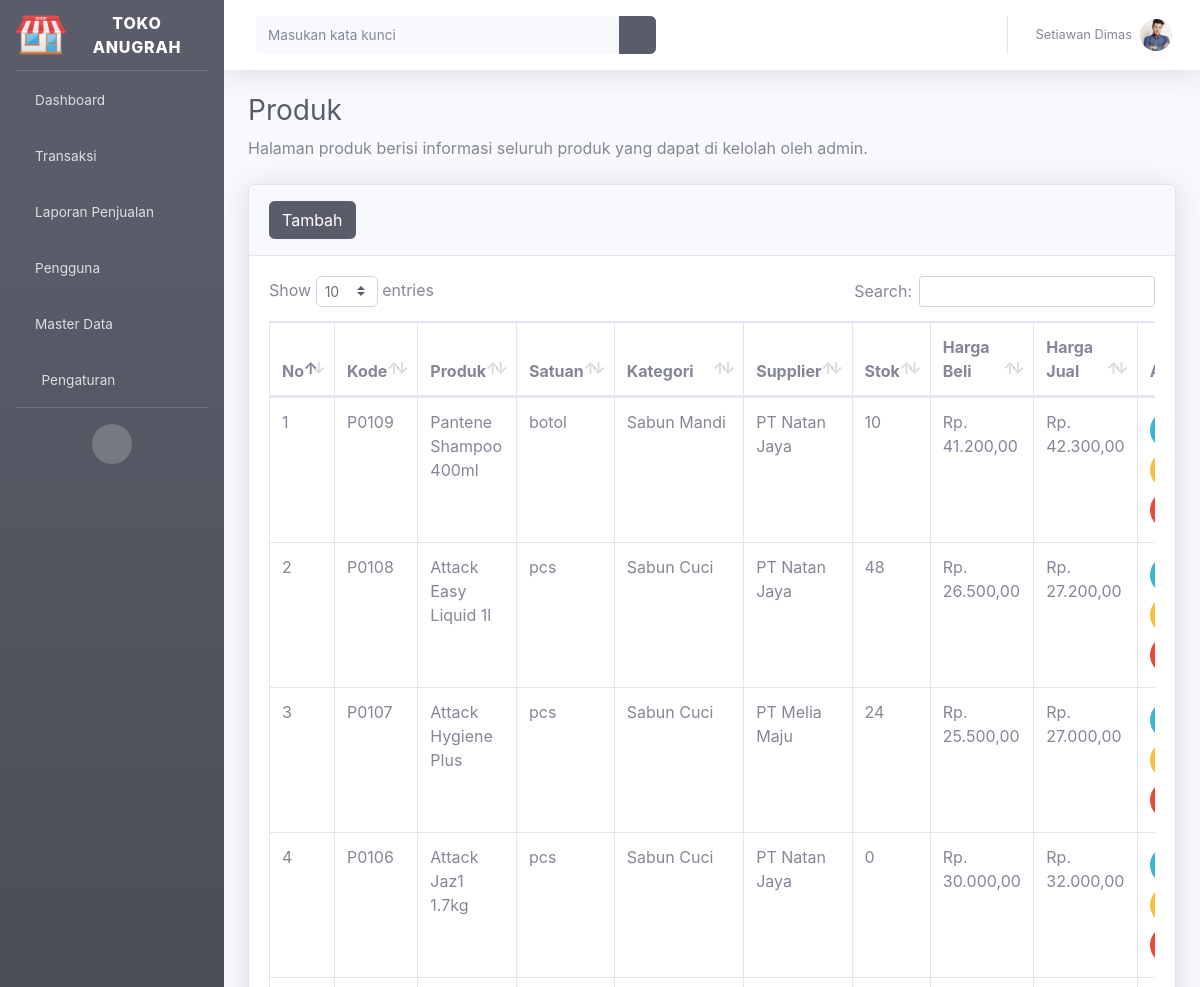
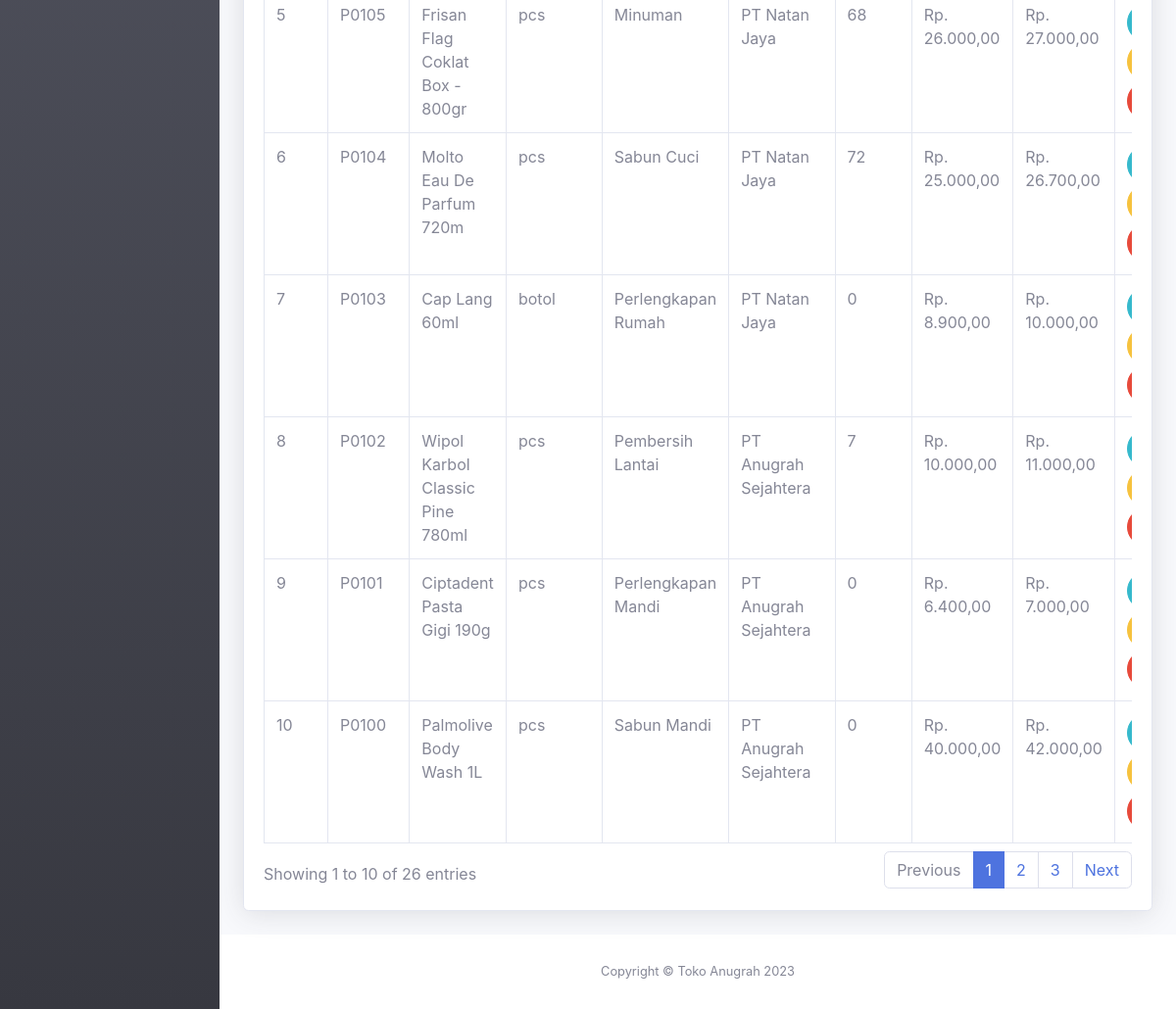
Page /index.php?page=produk (signed in) on the committed database (2 pictures, top to bottom).
### tables this page shows
CREATE TABLE `profil_aplikasi` (
  `id` int(11) NOT NULL,
  `nama_aplikasi` varchar(30) NOT NULL,
  `alamat` varchar(100) NOT NULL,
  `no_telp` char(14) NOT NULL,
  `website` varchar(50) NOT NULL,
  `logo` varchar(100) NOT NULL
);

CREATE TABLE `pengguna` (
  `id_pengguna` int(11) NOT NULL,
  `kode_pengguna` char(9) NOT NULL,
  `nama_pengguna` varchar(50) NOT NULL,
  `email` varchar(35) NOT NULL,
  `no_telp` char(14) NOT NULL,
  `foto` varchar(100) NOT NULL,
  `username` varchar(50) NOT NULL,
  `password` varchar(500) NOT NULL,
  `level` varchar(10) NOT NULL,
  `status` int(11) NOT NULL
);

CREATE TABLE `produk` (
  `id_produk` int(11) NOT NULL,
  `kode_produk` char(9) NOT NULL,
  `nama_produk` varchar(50) NOT NULL,
  `satuan` varchar(5) NOT NULL,
  `kategori_produk` int(11) NOT NULL,
  `stok_produk` int(11) NOT NULL,
  `supplier` int(11) NOT NULL,
  `harga_beli` int(11) NOT NULL,
  `harga_jual` int(11) NOT NULL,
  `keterangan_produk` text NOT NULL,
  `tanggal_produk` date NOT NULL,
  `gambar_produk` varchar(500) NOT NULL
);

CREATE TABLE `kategori_produk` (
  `id_kt_produk` int(11) NOT NULL,
  `nama_kt_produk` varchar(50) NOT NULL
);

CREATE TABLE `supplier` (
  `id_supplier` int(11) NOT NULL,
  `kode_supplier` char(9) NOT NULL,
  `nama_supplier` varchar(50) NOT NULL,
  `no_telp` char(14) NOT NULL,
  `alamat_supplier` varchar(100) NOT NULL,
  `status` int(11) NOT NULL
);

### page/produk/index.php (the view, shortened to what this page needs)
<div class="container-fluid">
<h1 class="h3 mb-2 text-gray-800">Produk</h1>
<p class="mb-4">Halaman produk berisi informasi seluruh produk yang dapat di kelolah oleh admin.</p>
<div class="card shadow mb-4">
  <div class="card-header py-3">
    <button class="btn-tambah btn btn-dark btn-icon-split" data-toggle="modal" data-target="#myModal"><span class="text">Tambah</span></button>
  </div>
  <div class="card-body">
    <div class="table-responsive">
      <table class="table table-bordered" id="dataTable" width="100%" cellspacing="0">
        <thead>
          <tr>
            <th>No</th>
            <th>Kode</th>
            <th>Produk</th>
            <th>Satuan</th>
            <th>Kategori</th>
            <th>Supplier</th>
            <th>Stok</th>
            <th>Harga Beli</th>
            <th>Harga Jual</th>
            <th width="13%">Aksi</th>
          </tr>
        </thead>
        <tbody>
            <?php
                include 'config/database.php';
                $sql="select * from produk p left join kategori_produk k on k.id_kt_produk=p.kategori_produk left join supplier s on s.id_supplier=p.supplier order by id_produk desc";
                $hasil=mysqli_query($kon,$sql);
                $no=0;
                while ($data = mysqli_fetch_array($hasil)):
                $no++;
            ?>
            <tr>
                <td><?php echo $no; ?></td>
                <td><?php echo $data['kode_produk']; ?></td>
                <td><?php echo $data['nama_produk']; ?></td>
                <td><?php echo $data['satuan']; ?></td>
                <td><?php echo $data['nama_kt_produk']; ?></td>
                <td><?php echo $data['nama_supplier']; ?></td>
                <td><?php echo $data['stok_produk']; ?></td>
                <td>Rp. <?php echo number_format($data['harga_beli'],2,',','.'); ?></td>
                <td>Rp. <?php echo number_format($data['harga_jual'],2,',','.'); ?></td>
                <td>
                    <button class="btn-gambar btn btn-info btn-circle" id_produk="<?php echo $data['id_produk']; ?>"  kode_produk="<?php echo $data['kode_produk']; ?>"  data-toggle="tooltip" title="Lihat gambar" data-placement="top"><i class="fas fa-image"></i></button>
                    <button class="btn-edit btn btn-warning btn-circle" id_produk="<?php echo $data['id_produk']; ?>"  kode_produk="<?php echo $data['kode_produk']; ?>" data-toggle="tooltip" title="Edit Produk" data-placement="top"><i class="fas fa-edit"></i></button>
                    <button class="btn-hapus btn btn-danger btn-circle"  id_produk="<?php echo $data['id_produk']; ?>"  kode_produk="<?php echo $data['kode_produk']; ?>" gambar_produk="<?php echo $data['gambar_produk']; ?>" data-toggle="tooltip" title="Hapus Produk" data-placement="top"><i class="fas fa-trash"></i></button>
                </td>
            </tr>
            <?php endwhile; ?>
        </tbody>
      </table>
    </div>
  </div>
</div>
</div>

### index.php (shortened to what this page needs)
<?php
  include 'config/database.php';
  $hasil=mysqli_query($kon,"select * from profil_aplikasi order by nama_aplikasi desc limit 1");
  $data = mysqli_fetch_array($hasil);
?>
<!DOCTYPE html>
<html lang="en">
<head>
  <link href="assets/vendor/fontawesome-free/css/all.min.css" rel="stylesheet" type="text/css">
  <link href="assets/font/font.css" rel="stylesheet">
  <link href="assets/css/sb-admin-2.min.css" rel="stylesheet">
  <link href="assets/vendor/datatables/dataTables.bootstrap4.min.css" rel="stylesheet">
  <link rel="stylesheet" href="assets/plugin/datepicker/css/datepicker.css">
</head>
<body>
  <div id="wrapper">
    <ul class="navbar-nav bg-gradient-dark sidebar sidebar-dark accordion" id="accordionSidebar">
      <a class="sidebar-brand d-flex align-items-center justify-content-center" href="#">
        <div class="sidebar-brand-icon">
          <img src="page/aplikasi/logo/<?php echo $data['logo']; ?>" width="50px" alt="brand"/>
        </div>
        <div class="sidebar-brand-text mx-3"><?php echo $data['nama_aplikasi'];?></div>
      </a>
      <hr class="sidebar-divider my-0">
      <li class="nav-item">
        <a class="nav-link" href="index.php?page=dashboard">
        <i class="fas fa-home"></i>
          <span>Dashboard</span></a>
      </li>
      <li class="nav-item">
        <a class="nav-link collapsed" href="#" data-toggle="collapse" data-target="#transaksi" aria-expanded="true" aria-controls="collapseTwo">
        <i class="fas fa-shopping-cart"></i>
          <span>Transaksi</span>
        </a>
      </li>
      <?php if ($_SESSION["level"]=="Admin" || $_SESSION["level"]=="Manajer"): ?>
      <li class="nav-item">
        <a class="nav-link collapsed" href="#" data-toggle="collapse" data-target="#laporan" aria-expanded="true" aria-controls="collapseTwo">
        <i class="fas fa-book"></i>
          <span>Laporan Penjualan</span>
        </a>
      </li>
      <?php endif; ?>
      <?php if ($_SESSION["level"]=="Admin"): ?>
      <li class="nav-item">
        <a class="nav-link collapsed" href="#" data-toggle="collapse" data-target="#pengguna" aria-expanded="true" aria-controls="collapseTwo">
        <i class="fas fa-users"></i>
          <span>Pengguna</span>
        </a>
      </li>
      <li class="nav-item">
        <a class="nav-link collapsed" href="#" data-toggle="collapse" data-target="#master_data" aria-expanded="true" aria-controls="collapseTwo">
        <i class="fas fa-database"></i>
          <span>Master Data</span>
        </a>
      </li>
      <?php endif; ?>
      <?php if ($_SESSION["level"]=="Admin"): ?>
      <li class="nav-item">
        <a class="nav-link collapsed" href="#" data-toggle="collapse" data-target="#pengaturan" aria-expanded="true" aria-controls="collapseTwo">
          <i class="fas fa-fw fa-cog"></i>
          <span>Pengaturan</span>
        </a>
      </li>
      <?php endif; ?>
      <hr class="sidebar-divider d-none d-md-block">
      <div class="text-center d-none d-md-inline">
        <button class="rounded-circle border-0" id="sidebarToggle"></button>
      </div>
    </ul>
    <div id="content-wrapper" class="d-flex flex-column">
      <div id="content">
        <nav class="navbar navbar-expand navbar-light bg-white topbar mb-4 static-top shadow">
          <form action="page/pencarian/index.php" method="get" class="d-none d-sm-inline-block form-inline mr-auto ml-md-3 my-2 my-md-0 mw-100 navbar-search">
            <div class="input-group">
              <input type="text" class="form-control bg-light border-0 small" placeholder="Masukan kata kunci" aria-label="Search" aria-describedby="basic-addon2">
              <div class="input-group-append">
                <button class="btn btn-dark" type="submit">
                  <i class="fas fa-search fa-sm"></i>
                </button>
              </div>
            </div>
          </form>
          <ul class="navbar-nav ml-auto">
            <?php
              include 'config/database.php';
              $id_pengguna=$_SESSION["id_pengguna"];
              $hasil=mysqli_query($kon,"select nama_pengguna,foto from pengguna where id_pengguna=$id_pengguna");
              $row = mysqli_fetch_array($hasil);
            ?>
            <li class="nav-item dropdown no-arrow">
              <a class="nav-link dropdown-toggle" href="#" id="userDropdown" role="button" data-toggle="dropdown" aria-haspopup="true" aria-expanded="false">
                <span class="mr-2 d-none d-lg-inline text-gray-600 small"><?php echo $row["nama_pengguna"]; ?></span>
                <img class="img-profile rounded-circle" src="page/pengguna/foto/<?php echo $row["foto"]; ?>">
              </a>
            </li>
          </ul>
        </nav>
        <?php
          if(isset($_GET['page'])){
            $page = $_GET['page'];
            switch ($page) {
              case 'produk':
                include "page/produk/index.php";
                break;
            }
          }
      ?>
      </div>
      <?php
        include 'config/database.php';
        $hasil=mysqli_query($kon,"select * from profil_aplikasi order by nama_aplikasi desc limit 1");
        $data = mysqli_fetch_array($hasil);
      ?>
      <footer class="sticky-footer bg-white">
        <div class="container my-auto">
          <div class="copyright text-center my-auto">
            <span>Copyright &copy; <?php echo $data['nama_aplikasi'];?> <?php echo date('Y');?> </span>
          </div>
        </div>
      </footer>
    </div>
  </div>
  <link href="assets/plugin/select2/select2.min.css" rel="stylesheet" />
</body>
</html>

### rows in the picture
profil_aplikasi: logo (picture), nama_aplikasi "TOKO ANUGRAH", nama_aplikasi "Toko Anugrah"
pengguna: nama_pengguna "Setiawan Dimas", foto (picture)
produk: kode_produk "P0109", nama_produk "Pantene Shampoo 400ml", satuan "botol", kategori_produk.nama_kt_produk "Sabun Mandi", supplier.nama_supplier "PT Natan Jaya", stok_produk "10", harga_beli "41.200,00", harga_jual "42.300,00"
produk: kode_produk "P0108", nama_produk "Attack Easy Liquid 1l", satuan "pcs", kategori_produk.nama_kt_produk "Sabun Cuci", supplier.nama_supplier "PT Natan Jaya", stok_produk "48", harga_beli "26.500,00", harga_jual "27.200,00"
produk: kode_produk "P0107", nama_produk "Attack Hygiene Plus", satuan "pcs", kategori_produk.nama_kt_produk "Sabun Cuci", supplier.nama_supplier "PT Melia Maju", stok_produk "24", harga_beli "25.500,00", harga_jual "27.000,00"
produk: kode_produk "P0106", nama_produk "Attack Jaz1 1.7kg", satuan "pcs", kategori_produk.nama_kt_produk "Sabun Cuci", supplier.nama_supplier "PT Natan Jaya", stok_produk "0", harga_beli "30.000,00", harga_jual "32.000,00"
produk: kode_produk "P0105", nama_produk "Frisan Flag Coklat Box - 800gr", satuan "pcs", kategori_produk.nama_kt_produk "Minuman", supplier.nama_supplier "PT Natan Jaya", stok_produk "68", harga_beli "26.000,00", harga_jual "27.000,00"
produk: kode_produk "P0104", nama_produk "Molto Eau De Parfum 720m", satuan "pcs", kategori_produk.nama_kt_produk "Sabun Cuci", supplier.nama_supplier "PT Natan Jaya", stok_produk "72", harga_beli "25.000,00", harga_jual "26.700,00"
produk: kode_produk "P0103", nama_produk "Cap Lang 60ml", satuan "botol", kategori_produk.nama_kt_produk "Perlengkapan Rumah", supplier.nama_supplier "PT Natan Jaya", stok_produk "0", harga_beli "8.900,00", harga_jual "10.000,00"
produk: kode_produk "P0102", nama_produk "Wipol Karbol Classic Pine 780ml", satuan "pcs", kategori_produk.nama_kt_produk "Pembersih Lantai", supplier.nama_supplier "PT Anugrah Sejahtera", stok_produk "7", harga_beli "10.000,00", harga_jual "11.000,00"
produk: kode_produk "P0101", nama_produk "Ciptadent Pasta Gigi 190g", satuan "pcs", kategori_produk.nama_kt_produk "Perlengkapan Mandi", supplier.nama_supplier "PT Anugrah Sejahtera", stok_produk "0", harga_beli "6.400,00", harga_jual "7.000,00"
produk: kode_produk "P0100", nama_produk "Palmolive Body Wash 1L", satuan "pcs", kategori_produk.nama_kt_produk "Sabun Mandi", supplier.nama_supplier "PT Anugrah Sejahtera", stok_produk "0", harga_beli "40.000,00", harga_jual "42.000,00"
